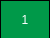
<?xml version="1.0" encoding="UTF-8"?>
<ui version="4.0">
 <class>ReceiptSelectionButton</class>
 <widget class="QWidget" name="ReceiptSelectionButton">
  <property name="geometry">
   <rect>
    <x>0</x>
    <y>0</y>
    <width>50</width>
    <height>38</height>
   </rect>
  </property>
  <property name="sizePolicy">
   <sizepolicy hsizetype="Expanding" vsizetype="Expanding">
    <horstretch>0</horstretch>
    <verstretch>0</verstretch>
   </sizepolicy>
  </property>
  <property name="minimumSize">
   <size>
    <width>50</width>
    <height>38</height>
   </size>
  </property>
  <property name="maximumSize">
   <size>
    <width>50</width>
    <height>38</height>
   </size>
  </property>
  <property name="windowTitle">
   <string>Form</string>
  </property>
  <layout class="QGridLayout" name="gridLayout">
   <property name="leftMargin">
    <number>0</number>
   </property>
   <property name="topMargin">
    <number>0</number>
   </property>
   <property name="rightMargin">
    <number>0</number>
   </property>
   <property name="bottomMargin">
    <number>0</number>
   </property>
   <property name="spacing">
    <number>0</number>
   </property>
   <item row="0" column="0">
    <widget class="QPushButton" name="button">
     <property name="sizePolicy">
      <sizepolicy hsizetype="Expanding" vsizetype="Expanding">
       <horstretch>0</horstretch>
       <verstretch>0</verstretch>
      </sizepolicy>
     </property>
     <property name="minimumSize">
      <size>
       <width>0</width>
       <height>38</height>
      </size>
     </property>
     <property name="maximumSize">
      <size>
       <width>60</width>
       <height>38</height>
      </size>
     </property>
     <property name="styleSheet">
      <string notr="true">QPushButton {
  border: 0.5px solid black;
  border-bottom: none;
  color: white;
  background-color: rgb(0, 153, 73);
  padding-left: 5px;
  padding-right: 5px;
}</string>
     </property>
     <property name="text">
      <string>1</string>
     </property>
    </widget>
   </item>
  </layout>
 </widget>
 <resources/>
 <connections/>
</ui>
